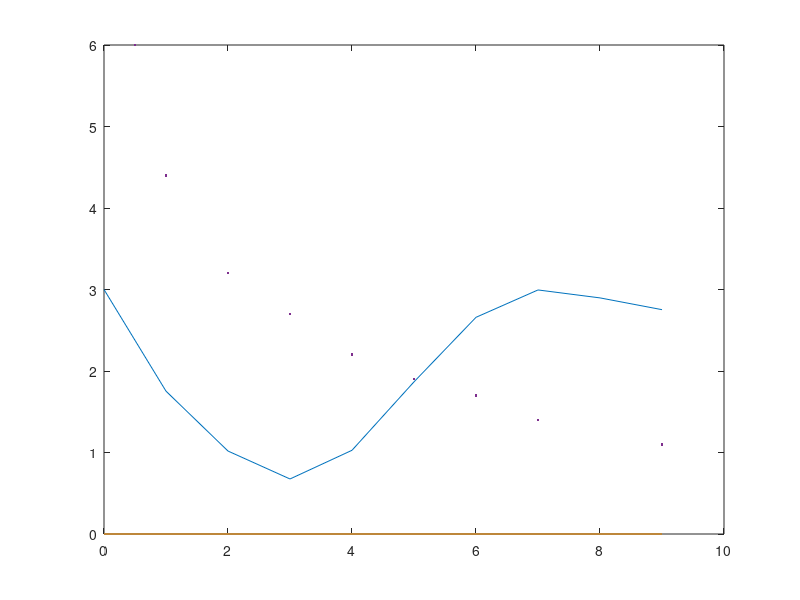

MATLAB code to generate this figure:
%minimos quadrados linear geral
%autor: Jhone Mendes
clc                                                                         
clear
format long;
%exemplo pratico aula 19
%x = [0; 1; 2; 3; 4; 5];
%y = [2.1; 7.7; 13.6; 27.2; 40.9; 61.1];

%exercicio
x = [0.5; 1; 2; 3; 4; 5; 6; 7; 9];
y = [6; 4.4; 3.2; 2.7; 2.2; 1.9; 1.7; 1.4; 1.1];

z = [ones(size(x)) x x.^2];
coefA = z'*z;
termI = z'*y;
a = coefA\termI;

sr = sum((y-z*a).^2);
syx = sqrt(sr/(length(x)- length(a)));
st = sum((y-mean(y)).^2);
r2 = 1 - (sr/st);

disp('Tabela z:');
disp(z);
disp('Coeficientes de a:');
disp(coefA);
disp('Termos independentes');
disp(termI);
disp('Valores de a:');
disp(a);
disp('Erro-padrao da estimativa (syx):');
disp(syx);
disp('Coeficiente de determinacao:');
disp(r2);

%t = 0.5;

%t = 0;
pt = zeros(10);
pt(1) = a(1)^(-1.5*0)+a(2)^(-0.3*0)+a(3)^(-0.05*0);
disp('Resultado final:');
disp(pt(1));
for i=1:9    
    pt(i+1) = a(1)^(-1.5*i)+a(2)^(-0.3*i)+a(3)^(-0.05*i);
end
t = 0 : 1 : 9;
plot(t,pt);
hold on;
plot(x,y,'.');